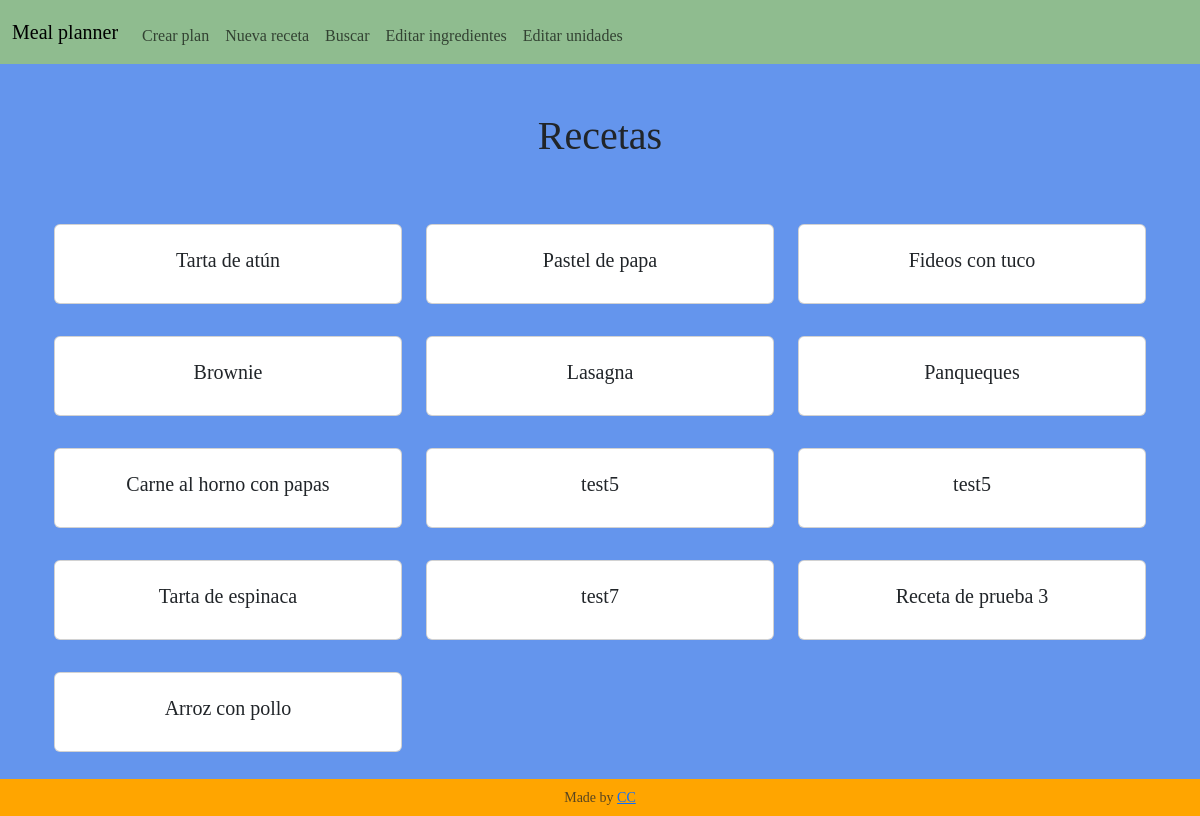
Before: / with the older database file.
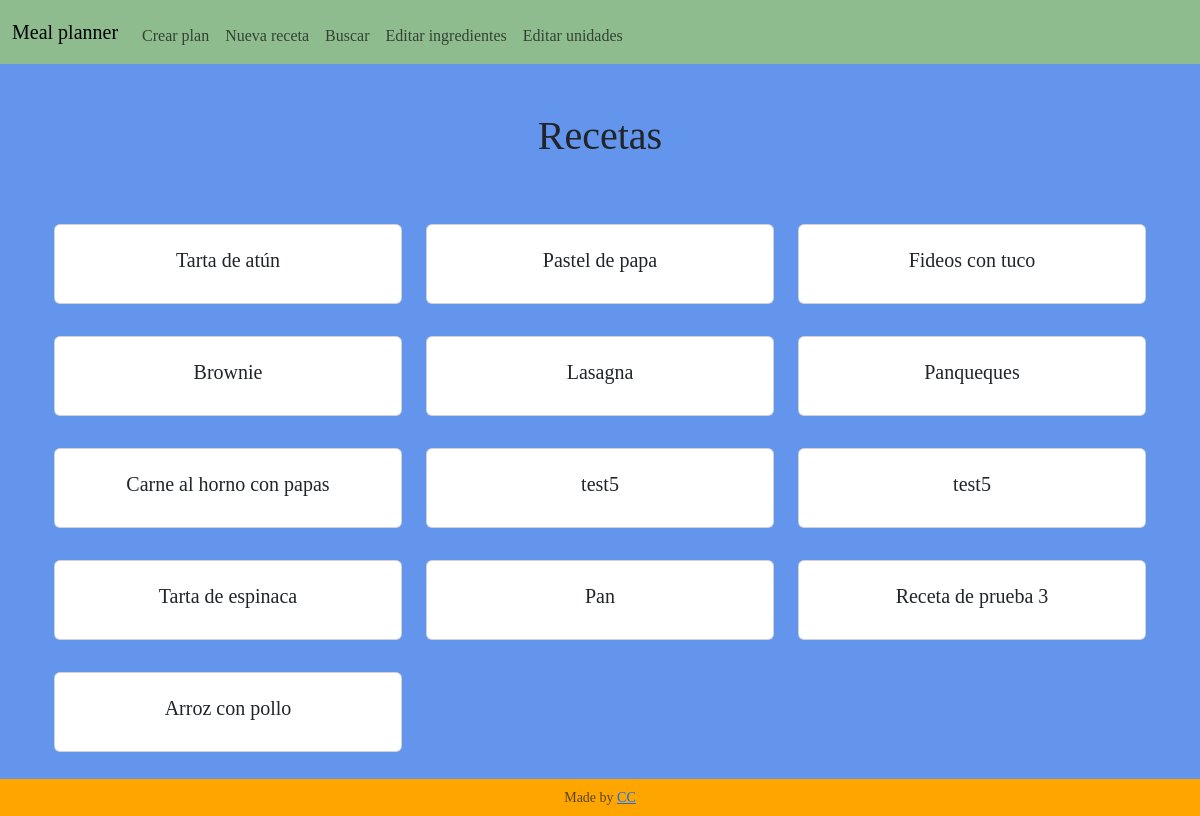
After: the same page with the newer database file.
### tables this page shows
CREATE TABLE recipes (id INTEGER PRIMARY KEY AUTOINCREMENT NOT NULL, name TEXT NOT NULL, instructions TEXT NOT NULL);

### app.py (the view)
@app.route('/', methods=["GET", "POST"])
def index():
    if request.method == "POST":
        id = request.form.get("id")
        cur = db_connect()
        cur.execute("SELECT * FROM recipes WHERE id = ?", (id,))
        recipe = cur.fetchall()
        cur.execute("SELECT ing_used.quantity, ingredients.name AS ing_name, units.name AS unit_name FROM ing_used JOIN ingredients ON ingredients.id = ing_used.ing_id JOIN units ON units.id = ing_used.unit_id WHERE ing_used.recipe_id = ?", (id,))
        ing_used = cur.fetchall()
        db_close(cur)
        return render_template("recipe.html", recipe=recipe, ing_used=ing_used)
    else:
        cur = db_connect()
        cur.execute("SELECT id, name FROM recipes")
        rows = cur.fetchall()
        db_close(cur)
        return render_template("index.html", rows=rows)

### app.py (called while the page is built)
def db_connect():
    con = sqlite3.connect("meal_planner.db")
    con.row_factory = sqlite3.Row
    cur = con.cursor()
    return cur

def db_close(con):
    con.close()

@app.after_request
def after_request(response):
    response.headers["Cache-Control"] = "no-cache, no-store, must-revalidate"
    response.headers["Expires"] = 0
    response.headers["Pragma"] = "no-cache"
    return response

### templates/index.html (shortened to what this page needs)
{% extends "layout.html" %}
{% block main %}
    <section class="container-fluid text-center">
        <h1 class="mb-5">Recetas</h1>
        <div class="row">
            {% for row in rows %}
                <div class="col-md-4 col-sm-6 my-3 align-self-center">
                    <div class="card">
                        <div class="card-body">
                            <form action="/" method="post">
                                <button type="submit" class="btn stretched-link"><h5 class="card-title">{{ row["name"] }}</h5></button>
                            </form>
                        </div>
                    </div>
                </div>
            {% endfor %}
        </div>
    </section>
{% endblock %}

### templates/layout.html (shortened to what this page needs)
<!DOCTYPE html>
<html lang="es">
    <head>
        <link href="https://cdn.jsdelivr.net/npm/bootstrap@5.3.3/dist/css/bootstrap.min.css" rel="stylesheet">
        <link rel="stylesheet" href="https://cdn.jsdelivr.net/npm/bootstrap-icons@1.11.3/font/bootstrap-icons.min.css">
        <link href="/static/styles.css" rel="stylesheet">
    </head>
    <body>
        <nav class="navbar navbar-expand-md">
            <div class="container-fluid">
                <a class="navbar-brand" href="/">Meal planner</a>
                <div class="collapse navbar-collapse" id="navbar">
                    <ul class="navbar-nav me-auto mt-2">
                        <li class="nav-item"><a class="nav-link" href="/create_plan">Crear plan</a></li>
                        <li class="nav-item"><a class="nav-link" href="/create_recipe">Nueva receta</a></li>
                        <li class="nav-item"><a class="nav-link" href="/search">Buscar</a></li>
                        <li class="nav-item"><a class="nav-link" href="/edit_ingredients">Editar ingredientes</a></li>
                        <li class="nav-item"><a class="nav-link" href="/edit_units">Editar unidades</a></li>
                    </ul>
                </div>
            </div>
        </nav>
        <main class="container py-5">
            {% block main %}{% endblock %}
        </main>
        <footer class="fixed-bottom">
            <p class="my-2 small text-center text-muted">
                Made by <a href="https://github.com/CarolinaCampi">CC</a>
            </p>
        </footer>
    </body>
</html>

### static/styles.css (style rules this page uses)
body { background-color: cornflowerblue; font-family: Georgia, 'Times New Roman', Times, serif; }
nav { background-color: darkseagreen; }
footer { background-color: orange; }

Changed rows visible on the page:
changed recipes: name "test7" → "Pan"
